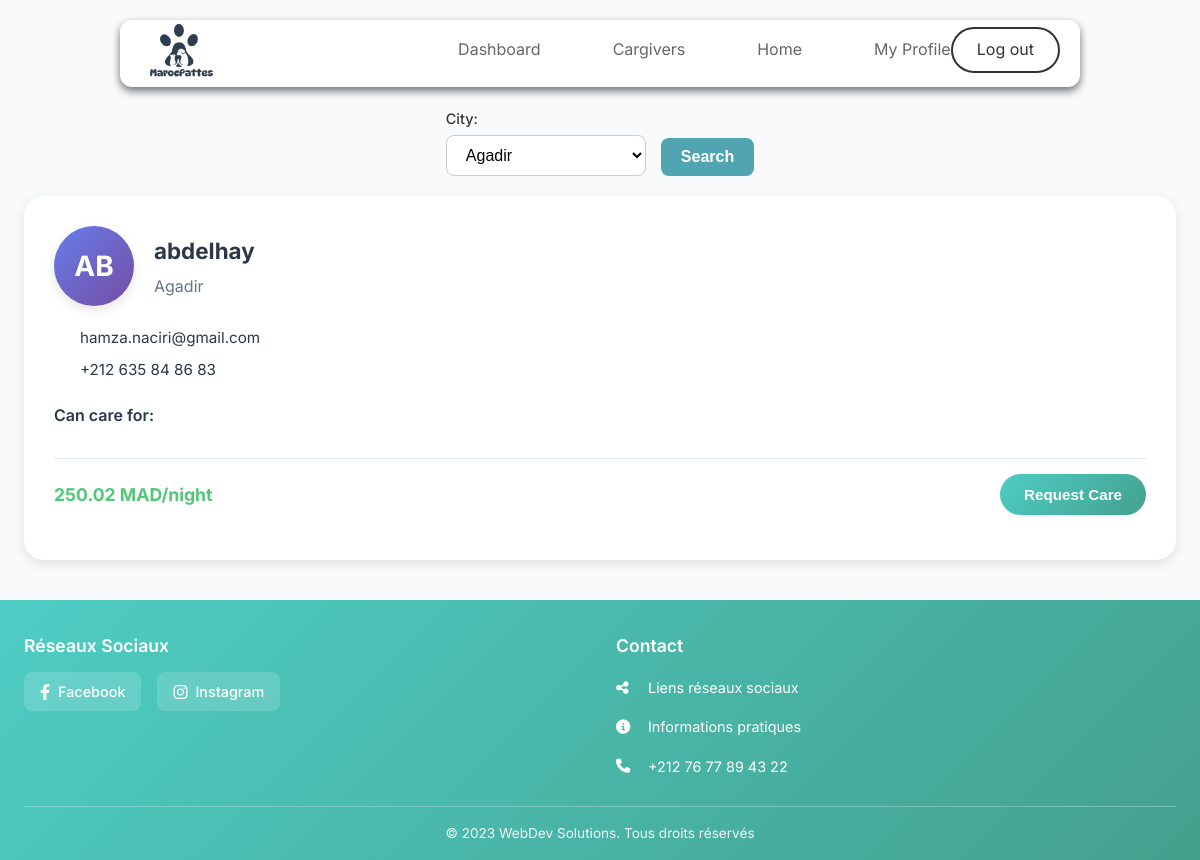
Page /caregivers.php?city=Agadir (signed in) on the committed database.
### tables this page shows
CREATE TABLE `guardianprofile` (
  `ProfileID` int(11) NOT NULL,
  `Photo` varchar(255) DEFAULT NULL,
  `Bio` text DEFAULT NULL,
  `PricePerNight` decimal(10,2) DEFAULT NULL,
  `Status` enum('Active','Inactive') DEFAULT 'Active',
  `UserID` int(11) DEFAULT NULL
);

CREATE TABLE `_user` (
  `UserID` int(11) NOT NULL,
  `FullName` varchar(100) DEFAULT NULL,
  `Email` varchar(100) DEFAULT NULL,
  `Password` varchar(100) DEFAULT NULL,
  `PhoneNumber` varchar(20) DEFAULT NULL,
  `City` varchar(100) DEFAULT NULL
);

### caregivers.php (the view, shortened to what this page needs)
<?php
require_once 'config/db.php';
$city_filter = $_GET['city'] ?? '';
$sql = "
    SELECT gp.*, u.FullName, u.Email, u.PhoneNumber, u.City,
           GROUP_CONCAT(s.Name) as SpeciesList
    FROM guardianprofile gp
    JOIN _user u ON gp.UserID = u.UserID
    LEFT JOIN can_guard cg ON gp.ProfileID = cg.ProfileID
    LEFT JOIN species s ON cg.SpeciesID = s.SpeciesID
    WHERE gp.Status = 'Active'
";
if ($city_filter) {
    $sql .= " AND u.City = ?";
}
$sql .= " GROUP BY gp.ProfileID ORDER BY u.FullName";
$stmt = $conn->prepare($sql);
if ($city_filter) {
    $stmt->execute([$city_filter]);
} else {
    $stmt->execute();
}
$caregivers = $stmt->fetchAll(PDO::FETCH_ASSOC);
?>
<!DOCTYPE html>
<html lang="en">
<head>
</head>
<body>
    <?php include('includes/header.php'); ?>
    <div class="container">
        <div class="search-section">
            <form method="GET" class="search-form">
                <div class="search-group">
                    <label for="city"> City:</label>
                    <select id="city" name="city" class="search-select">
                        <option value="Agadir" <?= (($_GET['city'] ?? '') === 'Agadir') ? 'selected' : '' ?>>Agadir</option>
                    </select>
                </div>
                <button type="submit" class="search-btn">Search</button>
            </form>
        </div>
        <?php if (empty($caregivers)): ?>
            <div class="no-results">
                <div class="no-results-icon"></div>
                <div class="no-results-text">No caregivers found in the selected area</div>
                <p>Try searching in a different city or check back later!</p>
            </div>
        <?php else: ?>
            <div class="caregivers-grid">
                <?php foreach ($caregivers as $caregiver): ?>
                <div class="caregiver-card">
                    <div class="caregiver-header">
                        <div class="avatar"><?php echo strtoupper(substr($caregiver['FullName'], 0, 2)); ?></div>
                        <div class="caregiver-info">
                            <div class="caregiver-name"><?php echo htmlspecialchars($caregiver['FullName']); ?></div>
                            <div class="caregiver-location"><?php echo htmlspecialchars($caregiver['City']); ?></div>
                        </div>
                    </div>
                    <div class="caregiver-details">
                        <div class="detail-row">
                            <span class="detail-icon"></span>
                            <span><?php echo htmlspecialchars($caregiver['Email']); ?></span>
                        </div>
                        <div class="detail-row">
                            <span class="detail-icon"></span>
                            <span><?php echo htmlspecialchars($caregiver['PhoneNumber']); ?></span>
                        </div>
                    </div>
                    <div class="species-section">
                        <div class="species-label">Can care for:</div>
                    </div>
                    <div class="price-section">
                        <div class="price">
                             <?php echo htmlspecialchars($caregiver['PricePerNight'] ?? '20'); ?> MAD/night
                        </div>
                        <button class="request-btn" onclick="showRequestForm(<?php echo $caregiver['ProfileID']; ?>)">
                             Request Care
                        </button>
                    </div>
                </div>
                <?php endforeach; ?>
            </div>
        <?php endif; ?>
    </div>
    <?php include('includes/footer.php'); ?>
</body>
</html>

### caregivers.php (style rules this page uses)
:root { --primary-color: #4A90E2; --secondary-color: #50C878; --accent-color: #F7DC6F; --text-color: #2D3748; --bg-color: #F7FAFC; --card-bg: #FFFFFF; --border-color: #E2E8F0; --success-color: #48BB78; --warning-color: #ECC94B; --error-color: #F56565; --gradient-primary: linear-gradient(135deg, #667eea 0%, #764ba2 100%); --gradient-secondary: linear-gradient(135deg, #4ecdc4 0%, #44a08d 100%); --shadow-sm: 0 2px 4px rgba(0,0,0,0.05); --shadow-md: 0 4px 12px rgba(0,0,0,0.1); --shadow-lg: 0 10px 25px rgba(0,0,0,0.15); }
* { margin: 0; padding: 0; box-sizing: border-box; }
body { font-family: 'Inter', -apple-system, BlinkMacSystemFont, 'Segoe UI', Roboto, sans-serif; background: linear-gradient(135deg, #f5f7fa 0%, #c3cfe2 100%); color: var(--text-color); line-height: 1.6; min-height: 100vh; }
.container { max-width: 1400px; margin: 0 auto; padding: 40px 20px; }
.search-form { display: flex; flex-wrap: wrap; gap: 15px; align-items: flex-end; justify-content: center; margin: 20px 0; }
.search-group { display: flex; flex-direction: column; min-width: 200px; }
.search-group label { margin-bottom: 5px; font-size: 0.9rem; font-weight: 500; color: #333; }
.search-select { padding: 10px 15px; border: 1.5px solid #ccc; border-radius: 8px; font-size: 1rem; background-color: #fff; transition: 0.3s ease; }
.search-btn { padding: 10px 20px; border: none; background: #51A4B1; color: #fff; font-size: 1rem; font-weight: 600; border-radius: 8px; cursor: pointer; transition: 0.3s ease; }
.caregivers-grid { display: grid; grid-template-columns: repeat(auto-fit, minmax(400px, 1fr)); gap: 30px; margin-bottom: 40px; }
.caregiver-card { background: var(--card-bg); border-radius: 20px; padding: 30px; box-shadow: var(--shadow-md); transition: all 0.3s ease; position: relative; overflow: hidden; }
.caregiver-card::before { content: ''; position: absolute; top: 0; left: 0; right: 0; height: 4px; }
.caregiver-header { display: flex; align-items: center; gap: 20px; margin-bottom: 20px; }
.avatar { width: 80px; height: 80px; border-radius: 50%; background: var(--gradient-primary); display: flex; align-items: center; justify-content: center; color: white; font-weight: bold; font-size: 28px; box-shadow: var(--shadow-md); flex-shrink: 0; }
.caregiver-info { flex: 1; }
.caregiver-name { font-size: 1.4rem; font-weight: 700; margin-bottom: 5px; color: var(--text-color); }
.caregiver-location { color: #64748B; font-size: 1rem; display: flex; align-items: center; gap: 5px; }
.caregiver-details { margin-bottom: 20px; }
.detail-row { display: flex; align-items: center; gap: 10px; margin-bottom: 8px; font-size: 0.95rem; }
.detail-icon { width: 16px; height: 16px; color: var(--primary-color); }
.species-section { margin-bottom: 20px; }
.species-label { font-weight: 600; margin-bottom: 10px; color: var(--text-color); }
.price-section { display: flex; justify-content: space-between; align-items: center; padding: 15px 0; border-top: 1px solid var(--border-color); }
.price { font-size: 1.1rem; font-weight: 700; color: var(--secondary-color); }
.request-btn { background: var(--gradient-secondary); color: white; border: none; padding: 12px 24px; border-radius: 25px; cursor: pointer; font-size: 0.95rem; font-weight: 600; transition: all 0.3s ease; box-shadow: var(--shadow-sm); }

### includes/header.php (style rules this page uses)
* { margin: 0; padding: 0; box-sizing: border-box; }

### includes/footer.php (style rules this page uses)
* { margin: 0; padding: 0; box-sizing: border-box; }
body { font-family: 'Inter', sans-serif; min-height: 100vh; background: #f8fafc; }
.container { max-width: 1200px; margin: 0 auto; padding: 0 1.5rem; }

### rows in the picture
guardianprofile: UserID.FullName "AB", UserID.FullName "abdelhay", UserID.City "Agadir", UserID.Email "hamza.naciri@gmail.com", UserID.PhoneNumber "+212 635 84 86 83", PricePerNight "250.02"
